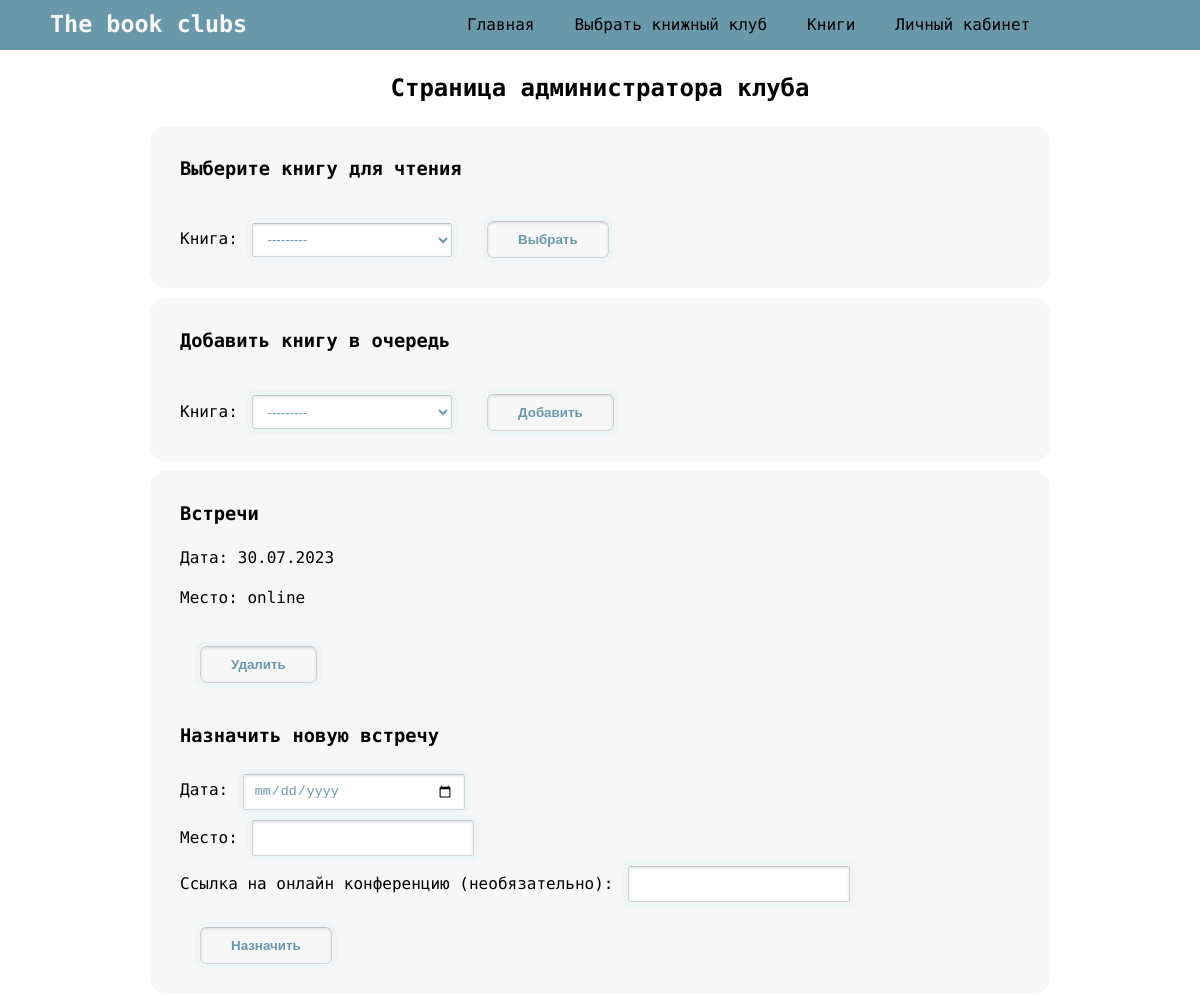
Page /1/admin/ (signed in, upper part) on the earlier database version.
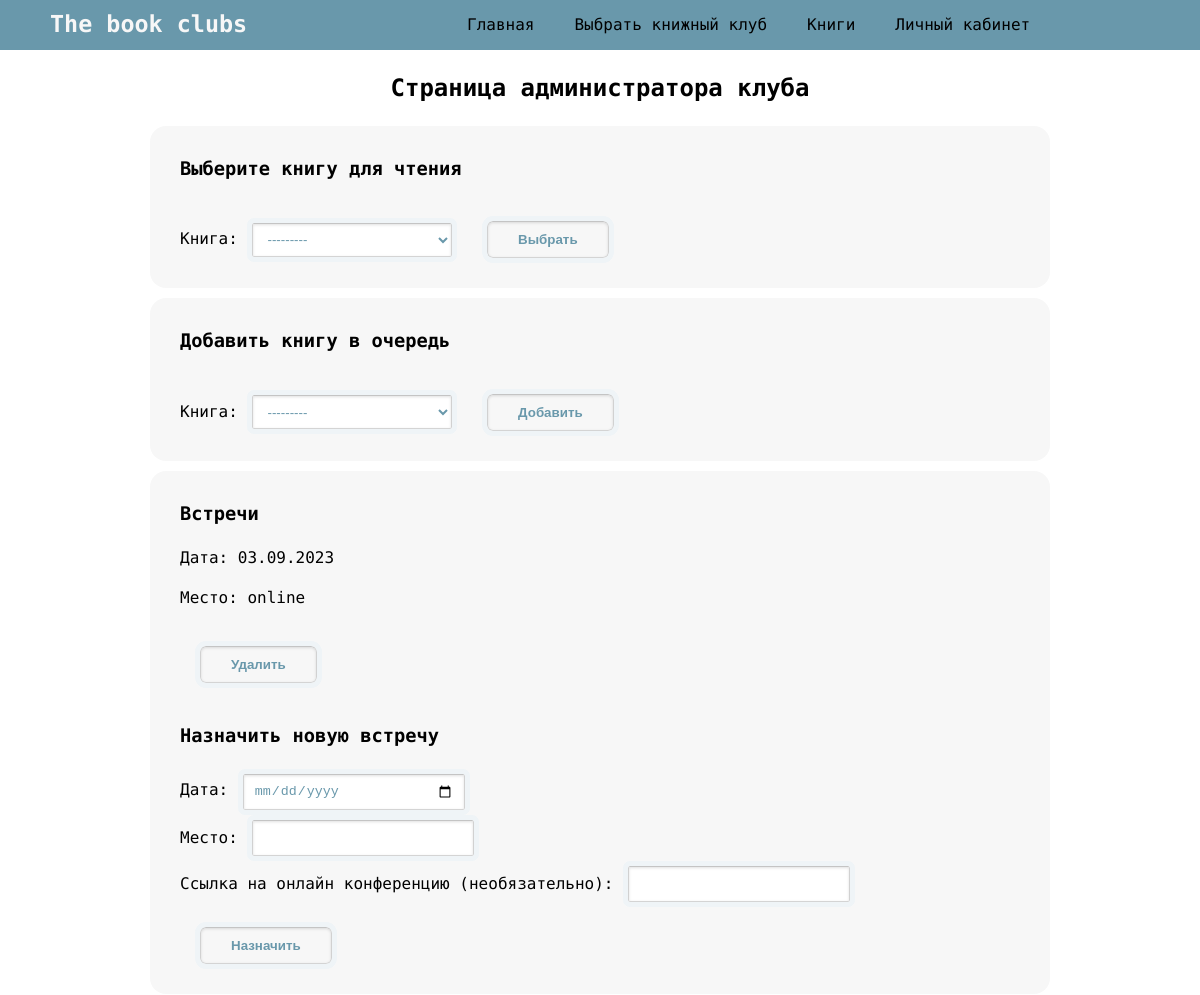
Same page on the later database version.
### club/models.py (models this page shows, shortened)
class Meeting(models.Model):
    date = models.DateField()
    location = models.CharField(max_length=100)
    location_link = models.URLField(null=True, blank=True)
    club = models.ManyToManyField(BookClub, related_name='meetings')

### club/views.py (the view, shortened to what this page needs)
# urls.py: path('<int:club_id>/admin/', views.club_admin, name='club_admin'),
@login_required
def club_admin(request, club_id):
    club = get_object_or_404(BookClub, id=club_id)
    selection_form = BookSelectionForm()
    queue_form = BookQueueForm(club_id=club_id)
    meeting_form = MeetingForm()
    book_queue = Queue.objects.filter(club=club)
    meetings = Meeting.objects.all()
    context = {
        'club': club,
        'book_queue': book_queue,
        'meetings': meetings,
        'selection_form': selection_form,
        'queue_form': queue_form,
        'meeting_form': meeting_form,
    }
    return render(request, 'club/admin.html', context)

### club/forms.py
class BookSelectionForm(forms.Form):
    book = forms.ModelChoiceField(queryset=Book.objects.all(), label='Книга')

class BookQueueForm(forms.Form):
    def __init__(self, *args, **kwargs):
        club_id = kwargs.pop('club_id')
        super(BookQueueForm, self).__init__(*args, **kwargs)
        club = BookClub.objects.get(id=club_id)
        self.fields['book'].queryset = Book.objects.exclude(id__in=club.book_queue.all())
    book = forms.ModelChoiceField(queryset=Book.objects.all(), label='Книга')

### club/models.py (called while the page is built)
    def __str__(self):
        return self.name

### templates/club/admin.html (shortened to what this page needs)
{% extends 'base.html' %}
{% block content %}
<div class="admin-container">
  <h2>Страница администратора клуба</h2>
  <div class="admin-item">
    <h3>Выберите книгу для чтения</h3>
    <form method="POST" action="{% url 'club:select_book' club_id=club.id %}">
      {{ selection_form }}
      <button type="submit">Выбрать</button>
    </form>
  </div>
  <div class="admin-item">
    <h3>Добавить книгу в очередь</h3>
    <form method="POST" action="{% url 'club:add_to_queue' club_id=club.id %}">
      {{ queue_form }}
      <button type="submit">Добавить</button>
    </form>
  </div>
  <div class="admin-item">
    <h3>Встречи</h3>
    {% for meeting in club.meetings.all %}
    <p>Дата: {{ meeting.date|date:"d.m.Y" }}</p>
    <p>Место: {{ meeting.location }}</p>
    <form method="POST" action="{% url 'club:delete_meeting' club_id=club.id meeting_id=meeting.id %}">
      <button type="submit">Удалить</button>
    </form>
  {% empty %}
    <p>Встречи не назначены</p>
  {% endfor %}
    <h3>Назначить новую встречу</h3>
    <form method="POST" action="{% url 'club:schedule_meeting' club_id=club.id %}">
      <label for="meeting_date">Дата:</label>
      <input type="date" id="meeting_date" name="meeting_date" required>
      <br>
      <label for="meeting_location">Место:</label>
      <input type="text" id="meeting_location" name="meeting_location" required>
      <br>
      <label for="meeting_location_link">Ссылка на онлайн конференцию (необязательно):</label>
      <input type="url" id="meeting_location_link" name="meeting_location_link">
      <br>
      <button type="submit">Назначить</button>
    </form>
  </div>
</div>
{% endblock %}

Differences in the rows shown:
removed Meeting: date "30.07.2023", location "online"
added Meeting: date "03.09.2023", location "online"
